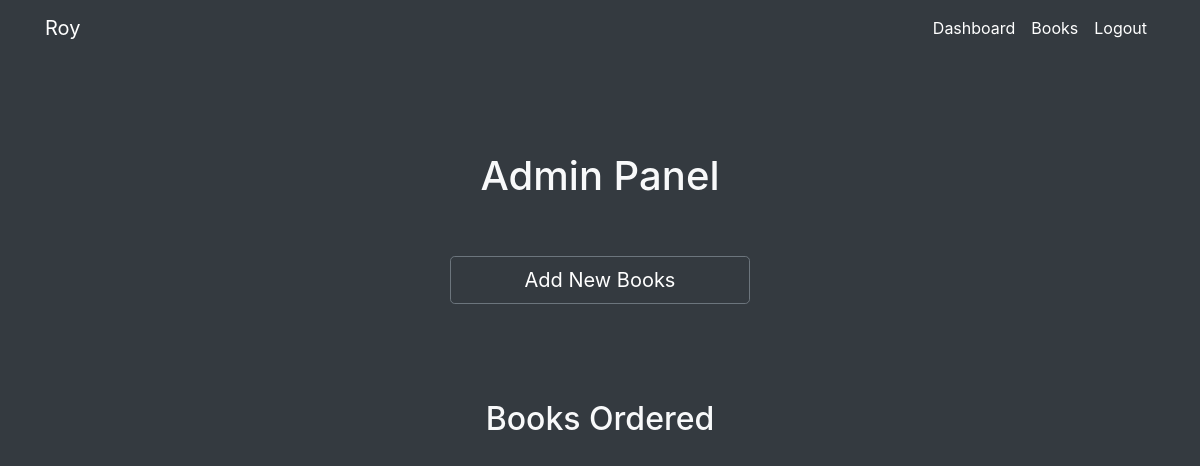
The page /admin.php (signed in) on the database as committed earlier.
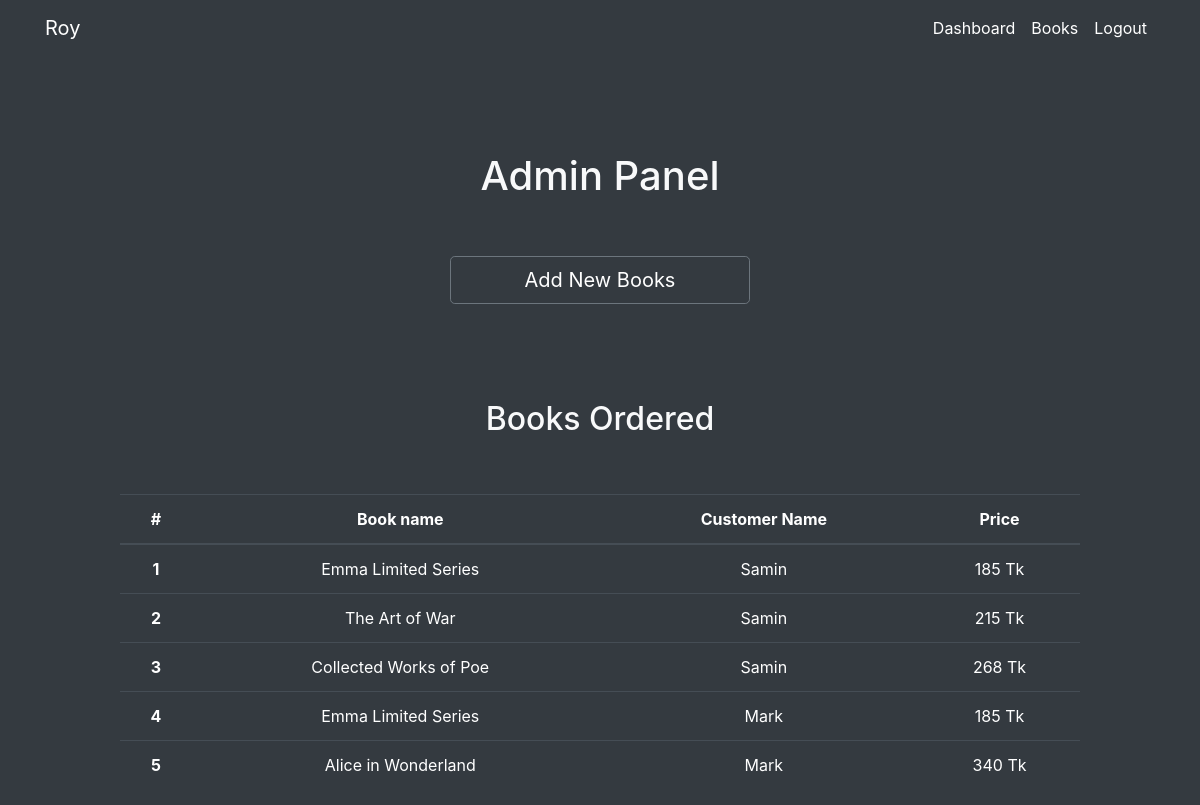
The same page on the database as committed later.
### tables this page shows
CREATE TABLE `book_purchase` (
  `id` int(11) NOT NULL,
  `user_id` int(11) NOT NULL,
  `product_id` int(11) NOT NULL,
  `user_name` varchar(255) NOT NULL,
  `product_name` varchar(255) NOT NULL,
  `price` float NOT NULL
);

### admin.php (the view, shortened to what this page needs)
<?php
include 'Config/connect.php';
$purchase_book = "SELECT * FROM `book_purchase`";
$purchase_list = mysqli_query($conn, $purchase_book);
$purchase_rows = mysqli_num_rows($purchase_list);
?>
<!DOCTYPE html>
<html lang="en">
<head>
    <link rel="stylesheet" href="css/style.css">
    <link rel="stylesheet" href="https://cdn.jsdelivr.net/npm/bootstrap@4.3.1/dist/css/bootstrap.min.css">
    <link rel="stylesheet" href="https://cdnjs.cloudflare.com/ajax/libs/font-awesome/6.0.0/css/all.min.css" />
</head>
<body class="bg-dark text-light">
    <?php require 'nav.php'; ?>
    <div class="admin-section">
        <h1 class="heading mt-5 p-5 h1">Admin Panel</h1>
    </div>
    <a href="add-book.php" class="btn btn-lg btn-outline-secondary bd-white text-white d-block w-25 mx-auto">Add New Books</a>
    <h1 class="heading mt-5 p-5 h2">Books Ordered</h1>
    <?php
      if($purchase_rows > 0) {
        echo '
              <table class="table table-dark mx-auto" style="text-align: center; width: 80%;">
                <thead>';
                echo '<tr>
                        <th scope="col">#</th>
                        <th scope="col">Book name</th>
                        <th scope="col">Customer Name</th>
                        <th scope="col">Price</th>
                      </tr>
                </thead>
                <tbody>';
                $count = 1;
                while($row = mysqli_fetch_assoc($purchase_list)) {
                  $book_title = $row['product_name'];
                  $price = $row['price'];
                  $user_name = $row['user_name'];
                  echo '<tr>
                          <th scope="row">'.$count.'</th>
                          <td>'.$book_title.'</td>
                          <td>'.$user_name.'</td>
                          <td>'.$price.' Tk</td>
                        </tr>';
                    $count += 1;
                  }
                  echo '</tbody>
                </table>';
      }
    ?>
</body>
</html>

### nav.php (shortened to what this page needs)
<?php
  if(isset($_SESSION['loggedin']) && $_SESSION['loggedin'] == true) {
    $loggedin = true;
  } else {
    $loggedin = false;
  }
  echo
  '<nav class="navbar navbar-expand-lg navbar-dark bg-dark">
      <div class="collapse navbar-collapse container" id="navbarSupportedContent">
        <a class="navbar-brand" href="#">Roy</a>
        <ul class="navbar-nav ml-auto">
        ';
        if($loggedin && $_SESSION['email'] == "admin@gmail.com") {
          echo '<li class="nav-item active">
                    <a class="nav-link" href="admin.php">Dashboard</a>
                </li>
                <li class="nav-item active">
                    <a class="nav-link" href="books.php">Books</a>
                </li>
                <li class="nav-item active">
                    <a class="nav-link" href="logout.php">Logout</a>
                </li>
        ';
        } else if($loggedin && $_SESSION['email'] != "admin@gmail.com") {
          echo '<li class="nav-item active">
                    <a class="nav-link" href="user.php">Dashboard</a>
                </li>
                <li class="nav-item active">
                    <a class="nav-link" href="books.php">Books</a>
                </li>
                <li class="nav-item active">
                    <a class="nav-link" href="logout.php">Logout</a>
                </li>';
        }
        echo '
        </ul>
      </div>
  </nav>';
?>

### css/style.css (style rules this page uses)
* { box-sizing: border-box; margin: 0; padding: 0; }
:root { --game-message: rgb(170, 216, 238); }
body { font-family: 'Roboto', sans-serif; font-weight: 0.4rem !important; }
a { text-decoration: none; cursor: pointer; }
li { list-style-type: none; }
.heading { font-size: 2.2rem; text-align: center; position: relative; }

Rows that differ between the two databases and show on the page:
added book_purchase: product_name "Emma Limited Series", user_name "Samin", price "185"
added book_purchase: product_name "The Art of War", user_name "Samin", price "215"
added book_purchase: product_name "Collected Works of Poe", user_name "Samin", price "268"
added book_purchase: product_name "Emma Limited Series", user_name "Mark", price "185"
added book_purchase: product_name "Alice in Wonderland", user_name "Mark", price "340"
Other text that changed with them:
text now shown: "# Book name Customer Name Price"
